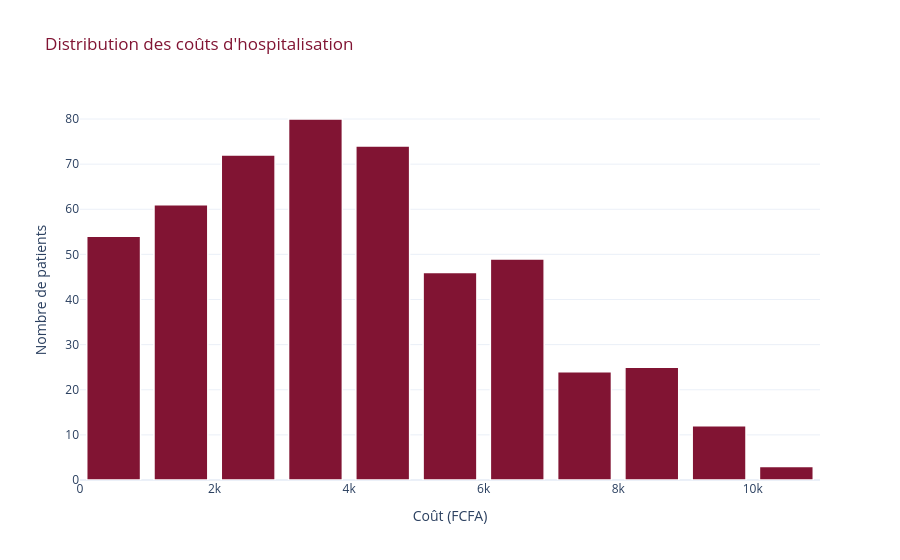

The cell this chart's notebook holds for it:
### Code cell
import plotly.express as px

fig = px.histogram(
    data,
    x="Cout",
    nbins=20,
    title="Distribution des coûts d'hospitalisation",
    color_discrete_sequence=["#811433"]
)

fig.update_layout(
    title_font_color="#811433",
    xaxis_title="Coût (FCFA)",
    yaxis_title="Nombre de patients",
    template="plotly_white",
    bargap=0.2
)

fig.update_traces(
    marker_line_color="white",
    marker_line_width=1.5
)

fig.show()

### Figure 1 — Plotly figure (JSON) as saved in the notebook; plotly's stock layout.template omitted (floating-point values rounded to 4 significant figures; data arrays with more than 128 entries replaced by an {"elided": "..."} marker saying what was removed)
{"data": [{"bingroup": "x", "hovertemplate": "Cout=%{x}<br>count=%{y}<extra></extra>", "legendgroup": "", "marker": {"color": "#811433", "line": {"color": "white", "width": 1.5}, "pattern": {"shape": ""}}, "name": "", "nbinsx": 20, "orientation": "v", "showlegend": false, "type": "histogram", "x": {"elided": "500 int values"}, "xaxis": "x", "yaxis": "y"}], "layout": {"bargap": 0.2, "barmode": "relative", "legend": {"tracegroupgap": 0}, "title": {"font": {"color": "#811433"}, "text": "Distribution des coûts d'hospitalisation"}, "xaxis": {"anchor": "y", "domain": [0, 1], "title": {"text": "Coût (FCFA)"}}, "yaxis": {"anchor": "x", "domain": [0, 1], "title": {"text": "Nombre de patients"}}}}
